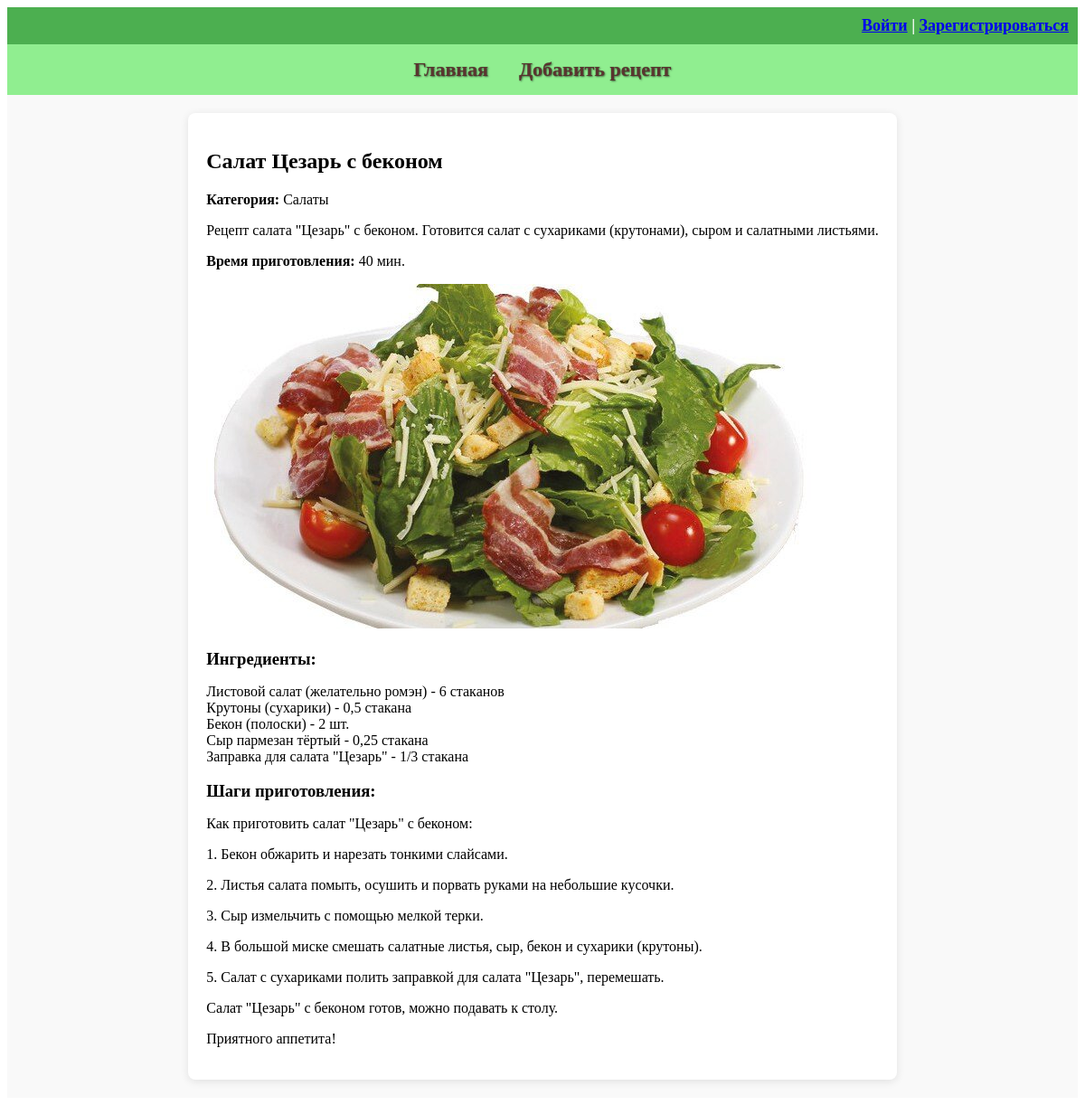
The page /recipe/13/ on the database its author committed.
### recipe_app/models.py (models this page shows, shortened)
class Recipe(models.Model):
    title = models.CharField(max_length=100, verbose_name="Название блюда")
    description = models.TextField(verbose_name="Описание")
    preparation_steps = models.TextField(verbose_name="Шаги приготовления")
    preparation_time = models.PositiveIntegerField(verbose_name="Время приготовления в минутах")
    image = models.ImageField(upload_to='recipes/images/', verbose_name="Добавьте фото")
    author = models.ForeignKey(User, on_delete=models.CASCADE, verbose_name="Автор")
    categories = models.ManyToManyField(Category, through='RecipeCategory', verbose_name="Категория")
    ingredients = models.TextField(blank=True, null=True, verbose_name="Ингредиенты")

class Category(models.Model):
    name = models.CharField(max_length=50)

### recipe_app/views.py (the view)
# urls.py: path('recipe/<int:recipe_id>/', recipe_detail, name='recipe_detail'),
def recipe_detail(request, recipe_id):
    recipe = get_object_or_404(Recipe, id=recipe_id)
    return render(request, 'recipes/recipe_detail.html', {'recipe': recipe})

### recipe_app/templates/recipes/recipe_detail.html (shortened to what this page needs)
{% extends 'base.html' %}
{% block content %}
<h2>{{ recipe.title }}</h2>
<p><strong>Категория:</strong>
    {% for category in recipe.categories.all %}
    {{ category.name }}{% if not forloop.last %}, {% endif %}
    {% endfor %}
</p>
<p>{{ recipe.description }}</p>
<p><strong>Время приготовления:</strong> {{ recipe.preparation_time }} мин.</p>
<img src="{{ recipe.image.url }}" alt="{{ recipe.title }}">
{% if recipe.ingredients %}
<h3>Ингредиенты:</h3>
<p>{{ recipe.ingredients|linebreaks }}</p>
{% endif %}
<h3>Шаги приготовления:</h3>
<p>{{ recipe.preparation_steps|linebreaks }}</p>
{% endblock %}

### recipe_app/static/styles.css (style rules this page uses)
h3 { margin-bottom: 10px; }
img { max-width: 100%; height: auto; }

### rows shown on the page
Recipe: title "Салат Цезарь с беконом", description "Рецепт салата \"Цезарь\" с беконом. Готовится салат с сухариками (крутонами), сыром и салатными листьями.", preparation_time "40", image (picture), ingredients "Листовой салат (желательно ромэн) - 6 стаканов Крутоны (сухарики) - 0,5 стакана Бекон (полоски) - 2 шт. Сыр пармезан тёртый - 0,25 стакана Заправка для салата \"Цезарь\" - 1/3 стакана", preparation_steps "Как приготовить салат \"Цезарь\" с беконом: 1. Бекон обжарить и нарезать тонкими слайсами. 2. Листья салата помыть, осушить и порвать руками на небольшие кусочки. 3. Сыр измельчить с помощью мелкой терки. 4. В большой миске смешать салатные листья, сыр, бекон и сухарики (крутоны). 5. Салат с сухариками полить заправкой для салата \"Цезарь\", перемешать. Салат \"Цезарь\" с беконом готов, можно подавать к столу. Приятного аппетита!"
Category: name "Салаты"
